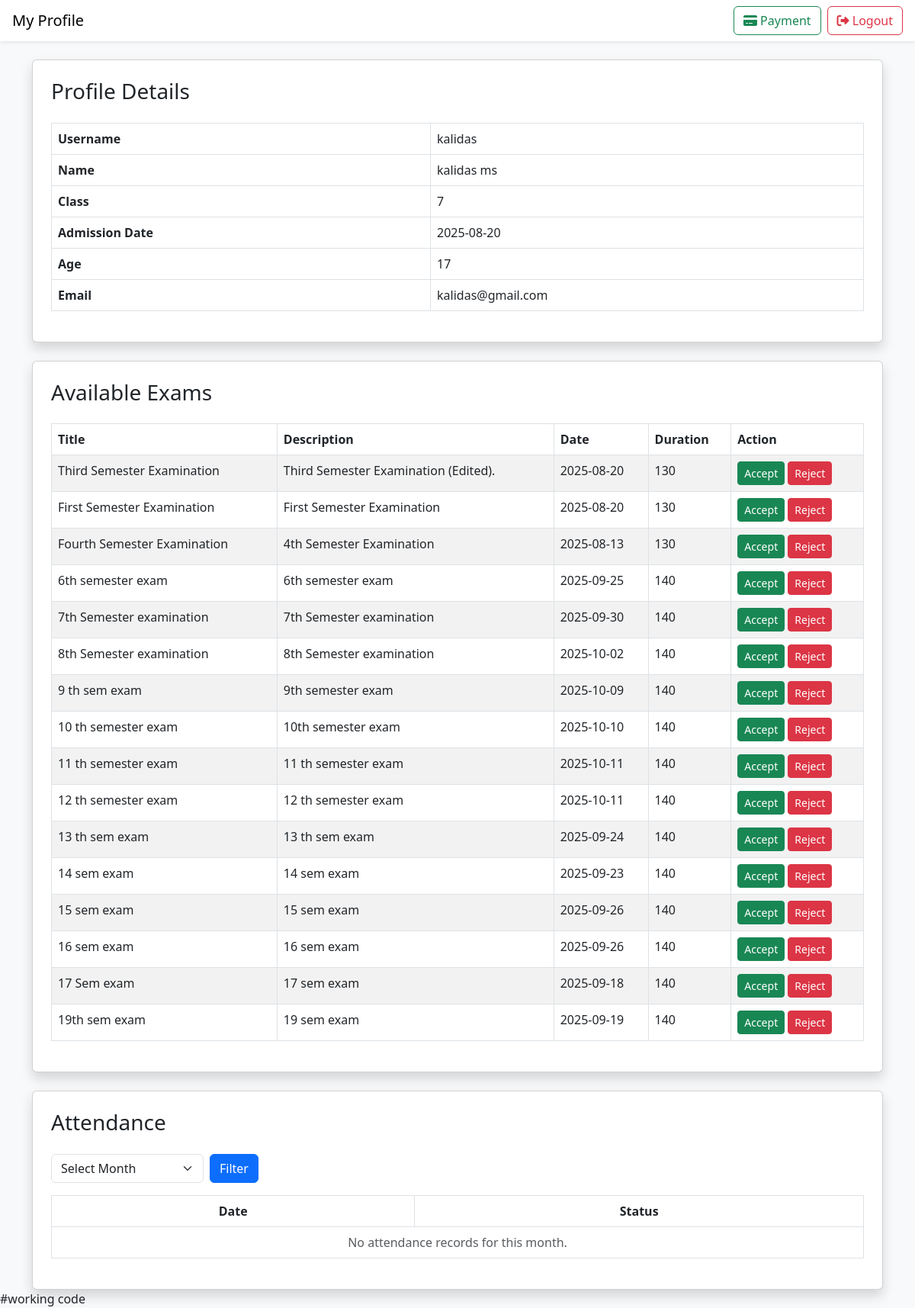
Page /students/profile/ (signed in) on the committed database.
### myapp/models.py (models this page shows, shortened)
class StudentRegistration(models.Model):
    username = models.CharField(max_length=100)
    name = models.CharField(max_length=100, null=True)
    password = models.CharField(max_length=100)
    admission_date = models.DateField(default=timezone.now)
    age = models.IntegerField()
    email = models.EmailField()
    class_name = models.ForeignKey(Course, on_delete=models.CASCADE, related_name="students")

### cources/models.py (models this page shows)
class Course(models.Model):
    class_name = models.CharField(max_length=100)
    def __str__(self):
        return self.class_name

### Exam/models.py (models this page shows, shortened)
class Exam(models.Model):
    title = models.CharField(max_length=200)
    description = models.TextField()
    date = models.DateField()
    duration = models.IntegerField()

### myapp/views.py (the view)
# urls.py: path('profile/', ProfileAPIView.as_view(), name='profile'),
class ProfileAPIView(APIView):
    template_name = "profile.html"
    def get(self, request):
        user_id = request.session.get('user_id')
        if not user_id:
            return render(request, self.template_name, {"error": "Unauthorized"})
        try:
            user = StudentRegistration.objects.get(id=user_id)
        except StudentRegistration.DoesNotExist:
            return render(request, self.template_name, {"error": "User not found"})
        exams = Exam.objects.all()
        today = date.today()
        month = int(request.GET.get("month", today.month))
        year = int(request.GET.get("year", today.year))
        attendance_records = Attendance.objects.filter(
            student=user, date__year=year, date__month=month
        ).order_by("date")
        return render(
            request,
            self.template_name,
            {
                "user": user,
                "exams": exams,
                "month": month,
                "year": year,
                "attendance_records": attendance_records,
            },
        )

### myapp/templates/profile.html (shortened to what this page needs)
<!doctype html>
<html>
    <head>
        <link
            href="https://cdn.jsdelivr.net/npm/bootstrap@5.3.0/dist/css/bootstrap.min.css"
            rel="stylesheet"
        />
        <link
            href="https://cdnjs.cloudflare.com/ajax/libs/font-awesome/6.5.0/css/all.min.css"
            rel="stylesheet"
        />
    </head>
    <body class="bg-light">
        <nav class="navbar navbar-light bg-white shadow-sm px-3">
    <span class="navbar-brand mb-0 h4">My Profile</span>
    <div class="d-flex gap-2">
        <a href="{% url 'payment-select' %}" class="btn btn-outline-success">
            <i class="fas fa-credit-card"></i> Payment
        </a>
        <a href="{% url 'landing' %}" class="btn btn-outline-danger">
            <i class="fas fa-sign-out-alt"></i> Logout
        </a>
    </div>
</nav>
        <div class="container mt-4">
            <div class="card shadow p-4 mb-4">
                <h3 class="mb-4">Profile Details</h3>
                <table class="table table-bordered">
                    <tr>
                        <th>Username</th>
                        <td>{{ user.username }}</td>
                    </tr>
                    <tr>
                        <th>Name</th>
                        <td>{{ user.name }}</td>
                    </tr>
                    <tr>
                        <th>Class</th>
                        <td>{{ user.class_name }}</td>
                    </tr>
                    <tr>
                        <th>Admission Date</th>
                        <td>{{ user.admission_date|date:"Y-m-d" }}</td>
                    </tr>
                    <tr>
                        <th>Age</th>
                        <td>{{ user.age }}</td>
                    </tr>
                    <tr>
                        <th>Email</th>
                        <td>{{ user.email }}</td>
                    </tr>
                </table>
            </div>
            <div class="card shadow p-4">
                <h3 class="mb-4">Available Exams</h3>
                {% if exams %}
                <table class="table table-bordered table-striped">
                    <thead>
                        <tr>
                            <th>Title</th>
                            <th>Description</th>
                            <th>Date</th>
                            <th>Duration</th>
                            <th>Action</th>
                        </tr>
                    </thead>
                    <tbody>
                        {% for exam in exams %}
                        <tr>
                            <td>{{ exam.title }}</td>
                            <td>{{ exam.description }}</td>
                            <td>{{ exam.date|date:"Y-m-d" }}</td>
                            <td>{{ exam.duration }}</td>
                            <td>
                                <form
                                    method="post"
                                    action="{% url 'profile' %}"
                                    class="d-inline"
                                >
                                    <button
                                        type="submit"
                                        class="btn btn-sm btn-success"
                                    >
                                        Accept
                                    </button>
                                </form>
                                <form
                                    method="post"
                                    action="{% url 'profile' %}"
                                    class="d-inline"
                                >
                                    <button
                                        type="submit"
                                        class="btn btn-sm btn-danger"
                                    >
                                        Reject
                                    </button>
                                </form>
                            </td>
                        </tr>
                        {% endfor %}
                    </tbody>
                </table>
                {% else %}
                <p class="text-muted">No exams available.</p>
                {% endif %}
            </div>
            <div class="card shadow p-4 mt-4">
                <h3 class="mb-4">Attendance</h3>
                <form method="get" class="d-flex mb-3">
                    <select
                        name="month"
                        class="form-select me-2"
                        style="max-width: 200px"
                    >
                        <option value="" selected disabled>Select Month</option>
                    </select>
                    <button type="submit" class="btn btn-primary">
                        Filter
                    </button>
                </form>
                {% if month and year %}
                <table class="table table-bordered text-center">
                    <thead>
                        <tr>
                            <th>Date</th>
                            <th>Status</th>
                        </tr>
                    </thead>
                    <tbody>
                        {% for record in attendance_records %}
                        <tr>
                            <td>{{ record.date|date:"Y-m-d" }}</td>
                            <td>
                                {% if record.status == "present" %} ✅ Present
                                {% else %} ❌ Absent {% endif %}
                            </td>
                        </tr>
                        {% empty %}
                        <tr>
                            <td colspan="2" class="text-muted">
                                No attendance records for this month.
                            </td>
                        </tr>
                        {% endfor %}
                    </tbody>
                </table>
                {% else %}
                <p class="text-muted text-center">
                    Select a month and year to view attendance.
                </p>
                {% endif %}
            </div>
        </div>
    </body>
</html>

### rows in the picture
StudentRegistration: username "kalidas", name "kalidas ms", class_name "7", admission_date "2025-08-20", age "17", email "kalidas@gmail.com"
Exam: title "Third Semester Examination", description "Third Semester Examination (Edited).", date "2025-08-20", duration "130"
Exam: title "First Semester Examination", description "First Semester Examination", date "2025-08-20", duration "130"
Exam: title "Fourth Semester Examination", description "4th Semester Examination", date "2025-08-13", duration "130"
Exam: title "6th semester exam", description "6th semester exam", date "2025-09-25", duration "140"
Exam: title "7th Semester examination", description "7th Semester examination", date "2025-09-30", duration "140"
Exam: title "8th Semester examination", description "8th Semester examination", date "2025-10-02", duration "140"
Exam: title "9 th sem exam", description "9th semester exam", date "2025-10-09", duration "140"
Exam: title "10 th semester exam", description "10th semester exam", date "2025-10-10", duration "140"
Exam: title "11 th semester exam", description "11 th semester exam", date "2025-10-11", duration "140"
Exam: title "12 th semester exam", description "12 th semester exam", date "2025-10-11", duration "140"
Exam: title "13 th sem exam", description "13 th sem exam", date "2025-09-24", duration "140"
Exam: title "14 sem exam", description "14 sem exam", date "2025-09-23", duration "140"
Exam: title "15 sem exam", description "15 sem exam", date "2025-09-26", duration "140"
Exam: title "16 sem exam", description "16 sem exam", date "2025-09-26", duration "140"
Exam: title "17 Sem exam", description "17 sem exam", date "2025-09-18", duration "140"
Exam: title "19th sem exam", description "19 sem exam", date "2025-09-19", duration "140"
